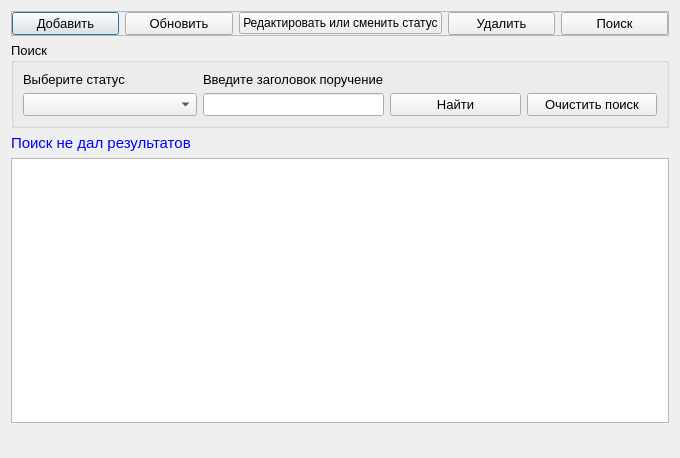
<?xml version="1.0" encoding="UTF-8"?>
<ui version="4.0">
 <class>Poruchenia</class>
 <widget class="QDialog" name="Poruchenia">
  <property name="geometry">
   <rect>
    <x>0</x>
    <y>0</y>
    <width>680</width>
    <height>458</height>
   </rect>
  </property>
  <property name="windowTitle">
   <string>Поручения</string>
  </property>
  <layout class="QGridLayout" name="gridLayout_3">
   <item row="0" column="0" colspan="3">
    <widget class="QFrame" name="frame">
     <property name="frameShape">
      <enum>QFrame::StyledPanel</enum>
     </property>
     <property name="frameShadow">
      <enum>QFrame::Raised</enum>
     </property>
     <layout class="QGridLayout" name="gridLayout_2">
      <property name="leftMargin">
       <number>0</number>
      </property>
      <property name="topMargin">
       <number>0</number>
      </property>
      <property name="rightMargin">
       <number>0</number>
      </property>
      <property name="bottomMargin">
       <number>0</number>
      </property>
      <item row="0" column="0">
       <widget class="QPushButton" name="pushButton_add">
        <property name="font">
         <font>
          <pointsize>10</pointsize>
         </font>
        </property>
        <property name="text">
         <string>Добавить</string>
        </property>
        <property name="icon">
         <iconset resource="resourses.qrc">
          <normaloff>:/img/img/add.png</normaloff>:/img/img/add.png</iconset>
        </property>
       </widget>
      </item>
      <item row="0" column="4">
       <widget class="QPushButton" name="pushButton_del">
        <property name="font">
         <font>
          <pointsize>10</pointsize>
         </font>
        </property>
        <property name="text">
         <string>Удалить</string>
        </property>
        <property name="icon">
         <iconset resource="resourses.qrc">
          <normaloff>:/img/img/delete.png</normaloff>:/img/img/delete.png</iconset>
        </property>
       </widget>
      </item>
      <item row="0" column="2">
       <widget class="QPushButton" name="pushButton_edit">
        <property name="text">
         <string>Редактировать или сменить статус</string>
        </property>
        <property name="icon">
         <iconset resource="resourses.qrc">
          <normaloff>:/img/img/edit.png</normaloff>:/img/img/edit.png</iconset>
        </property>
       </widget>
      </item>
      <item row="0" column="5">
       <widget class="QPushButton" name="pushButton_search">
        <property name="font">
         <font>
          <pointsize>10</pointsize>
         </font>
        </property>
        <property name="text">
         <string>Поиск</string>
        </property>
        <property name="icon">
         <iconset resource="resourses.qrc">
          <normaloff>:/img/img/find.png</normaloff>:/img/img/find.png</iconset>
        </property>
       </widget>
      </item>
      <item row="0" column="1">
       <widget class="QPushButton" name="pushButton_update">
        <property name="font">
         <font>
          <pointsize>10</pointsize>
         </font>
        </property>
        <property name="text">
         <string>Обновить</string>
        </property>
        <property name="icon">
         <iconset resource="resourses.qrc">
          <normaloff>:/img/img/refresh.png</normaloff>:/img/img/refresh.png</iconset>
        </property>
       </widget>
      </item>
     </layout>
    </widget>
   </item>
   <item row="1" column="0" colspan="3">
    <widget class="QGroupBox" name="groupBox_search">
     <property name="font">
      <font>
       <pointsize>10</pointsize>
      </font>
     </property>
     <property name="title">
      <string>Поиск</string>
     </property>
     <layout class="QGridLayout" name="gridLayout" columnstretch="4,4,3,3">
      <item row="0" column="0">
       <widget class="QLabel" name="label">
        <property name="font">
         <font>
          <pointsize>10</pointsize>
         </font>
        </property>
        <property name="text">
         <string>Выберите статус</string>
        </property>
       </widget>
      </item>
      <item row="0" column="1">
       <widget class="QLabel" name="label_2">
        <property name="font">
         <font>
          <pointsize>10</pointsize>
         </font>
        </property>
        <property name="text">
         <string>Введите заголовок поручение</string>
        </property>
       </widget>
      </item>
      <item row="1" column="0">
       <widget class="QComboBox" name="comboBox_status">
        <property name="font">
         <font>
          <pointsize>10</pointsize>
         </font>
        </property>
       </widget>
      </item>
      <item row="1" column="1">
       <widget class="QLineEdit" name="lineEdit_title">
        <property name="font">
         <font>
          <pointsize>10</pointsize>
         </font>
        </property>
        <property name="clearButtonEnabled">
         <bool>true</bool>
        </property>
       </widget>
      </item>
      <item row="1" column="2">
       <widget class="QPushButton" name="pushButton_find">
        <property name="font">
         <font>
          <pointsize>10</pointsize>
         </font>
        </property>
        <property name="text">
         <string>Найти</string>
        </property>
        <property name="icon">
         <iconset resource="resourses.qrc">
          <normaloff>:/img/img/findOk.png</normaloff>:/img/img/findOk.png</iconset>
        </property>
       </widget>
      </item>
      <item row="1" column="3">
       <widget class="QPushButton" name="pushButton_clear">
        <property name="font">
         <font>
          <pointsize>10</pointsize>
         </font>
        </property>
        <property name="text">
         <string>Очистить поиск</string>
        </property>
        <property name="icon">
         <iconset resource="resourses.qrc">
          <normaloff>:/img/img/clear.png</normaloff>:/img/img/clear.png</iconset>
        </property>
       </widget>
      </item>
     </layout>
    </widget>
   </item>
   <item row="2" column="0" colspan="2">
    <widget class="QLabel" name="label_result">
     <property name="maximumSize">
      <size>
       <width>16777215</width>
       <height>20</height>
      </size>
     </property>
     <property name="font">
      <font>
       <pointsize>11</pointsize>
      </font>
     </property>
     <property name="styleSheet">
      <string notr="true">color:rgb(0, 0, 255)</string>
     </property>
     <property name="text">
      <string>Поиск не дал результатов</string>
     </property>
    </widget>
   </item>
   <item row="3" column="0" colspan="3">
    <widget class="QTableView" name="tableView_poruchenia">
     <property name="font">
      <font>
       <pointsize>10</pointsize>
      </font>
     </property>
     <property name="contextMenuPolicy">
      <enum>Qt::ActionsContextMenu</enum>
     </property>
     <property name="editTriggers">
      <set>QAbstractItemView::NoEditTriggers</set>
     </property>
     <property name="alternatingRowColors">
      <bool>true</bool>
     </property>
     <property name="selectionMode">
      <enum>QAbstractItemView::SingleSelection</enum>
     </property>
     <property name="selectionBehavior">
      <enum>QAbstractItemView::SelectRows</enum>
     </property>
    </widget>
   </item>
   <item row="4" column="0" colspan="3">
    <widget class="QLabel" name="label_naideno">
     <property name="font">
      <font>
       <pointsize>12</pointsize>
      </font>
     </property>
     <property name="styleSheet">
      <string notr="true">color:rgb(85, 0, 255)</string>
     </property>
     <property name="text">
      <string/>
     </property>
    </widget>
   </item>
  </layout>
  <action name="actionEdit">
   <property name="icon">
    <iconset resource="resourses.qrc">
     <normaloff>:/img/img/edit.png</normaloff>:/img/img/edit.png</iconset>
   </property>
   <property name="text">
    <string>Редактировать или сменить статус поручения</string>
   </property>
  </action>
  <action name="actionDelete">
   <property name="icon">
    <iconset resource="resourses.qrc">
     <normaloff>:/img/img/delete.png</normaloff>:/img/img/delete.png</iconset>
   </property>
   <property name="text">
    <string>Удалить выбранное поручение</string>
   </property>
  </action>
 </widget>
 <resources>
  <include location="resourses.qrc"/>
 </resources>
 <connections/>
</ui>
